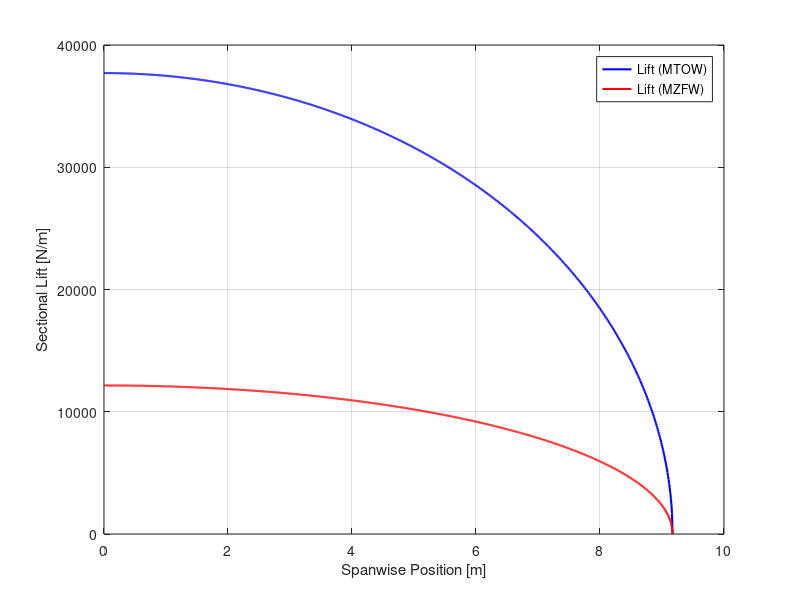
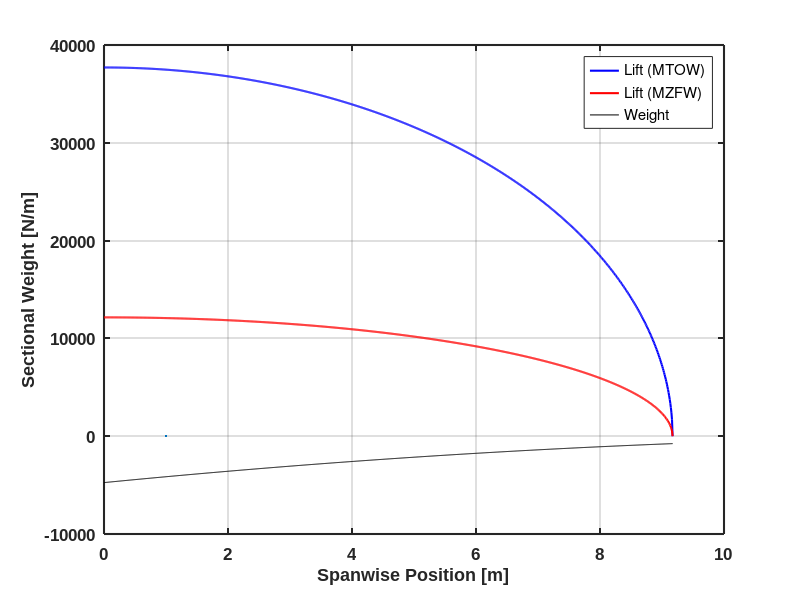
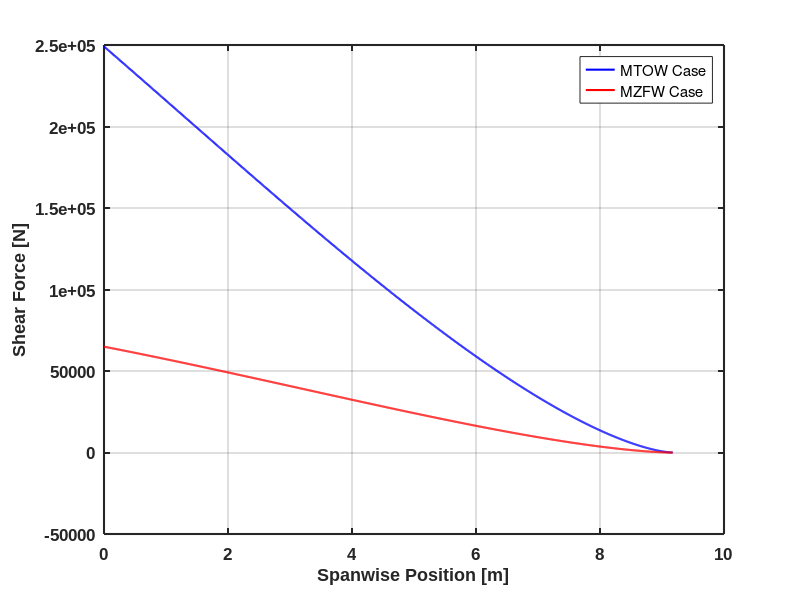

Reproduce these figures in MATLAB, in order. (Note: this script raises an error after producing the figures.)
clear
clc
bluez=[0 0 1];
redz=[1 0 0];
greenz=[0 0.75 0];
lilaz=[0.75 0 0.75];
orangz=[1 0.5 0];
colorz={bluez, redz, greenz, orangz, lilaz};
n=1000; 
% Horizontal stabiliser planform dimensions:
S_ref = 482;
S=58; 
AR=5.8; 
lambda=0.4; 
bperp=sqrt(AR*S); % Span (perpendicular to fuselage)
sweep=35.155; 
b=bperp/cosd(sweep); % Length of wing
s=bperp/2; 
yspan = linspace(0,bperp/2,1000);% Getting spanwise points from root to tip
yroot=0; 
ytip=b/2;
save('yspan_htail', 'yspan')

xcg=36;
xcg_zf = 35.6;
xw=35.3;
% Getting chord distribution:
croot=(2*S)/(bperp*(1+lambda));
ctip=lambda*croot; 
c=((ctip-croot)/s).*yspan + croot;
xh=56; % Assuming ac is at 1/4 chord point

%% Getting total lift of horizontal stabilisers

% Getting lift from wings:
g=9.81; 
ULF=3.75; % Ultimate load factor (n=1.5*2.5=3.75)
MTOW=353000*g; 
MZFW = 162976*g; 
Lw=ULF*MTOW; 
Lw_zf = ULF*MZFW;

% Getting moment (lever) arms:
leverw=xcg-xw; 
leverh=xh-xcg; 

leverw_zf=xcg_zf-xw; 
leverh_zf=xh-xcg_zf; 

VD=214.06; % Dive speed (m/s, IAS)
VA = 171.25;
Cm0=-0.131; 
M0w=0.5*1.225*VD^2*S_ref*Cm0; % Zero lift pitching moment from wings
M0w_A=0.5*1.225*VA^2*S_ref*Cm0;

Lh=(Lw*leverw-M0w)/leverh; 
Lh_zf=(Lw_zf*leverw_zf-M0w)/leverh_zf; 

% SINCE SYMMETRICAL, ONLY NEED TO CONSIDER ONE WING:
Lh2=0.5*Lh; % Lift of one horizontal stabiliser in N
Lh2_zf=0.5*Lh_zf;

% Assuming elliptical distribution
LSecMax=(4*Lh2)/(pi*s); % in N
LSecMax_zf=(4*Lh2_zf)/(pi*s);

LSec=sqrt((LSecMax^2)*(1-(yspan.^2/s^2))); % Sectional lift at each spanwise point
LSec_zf=sqrt((LSecMax_zf^2)*(1-(yspan.^2/s^2)));

figure
box on
set(findobj(gcf,'type','axes'),'FontName','Arial','FontSize',12,'FontWeight','Bold', 'LineWidth', 1.5);

plot(yspan,LSec,'-b','LineWidth',1.5)
hold on
plot(yspan,LSec_zf,'-r','LineWidth',1.5)
xlabel('Spanwise Position [m]')
ylabel('Sectional Lift [N/m]')
legend('Lift (MTOW)','Lift (MZFW)')
grid on

hold off

lift=trapz(yspan,LSec)
lift2=trapz(yspan,LSec_zf)
%INERTIA

W=ULF*0.5*1230*g; % Weight of one horizontal stabiliser 

semispan = bperp/2;
S1 = 6.96;
S2 = S1*(lambda)^2;
WingBox_Volume = 1/3*(S1+S2+(S1*S2)^(1/2))*semispan;

Area_Span = (S1*(lambda^2-2*lambda+1))*(yspan./semispan).^2 + (S1*(-2+2*lambda)).*(yspan./semispan) + S1;
WingW_Span = ((W)/WingBox_Volume).*Area_Span;
wSec = WingW_Span;
wSecMax=(2*W)/(s*(ctip/croot + 1))
wSecMin=(ctip/croot)*wSecMax

figure
box on
set(findobj(gcf,'type','axes'),'FontName','Arial','FontSize',12,'FontWeight','Bold','LineWidth', 1.5);

hold on
plot(yspan,LSec,'-b','LineWidth',1.5)
plot(yspan,LSec_zf,'-r','LineWidth',1.5)
plot(yspan,-WingW_Span,'-k',LineWidth=1.5)
xlabel('Spanwise Position [m]')
ylabel('Sectional Weight [N/m]')
grid on
legend('Lift (MTOW)','Lift (MZFW)','Weight')

hold off

dy=yspan(2);

for z=1:length(yspan) % z is spanwise coordinate but starting at the tip
    Shear(z) = dy*sum(LSec(length(LSec)-z+1:length(LSec))) - dy*sum(wSec(length(wSec)-z+1:length(wSec)));
    Shear_zf(z) = dy*sum(LSec_zf(length(LSec_zf)-z+1:length(LSec_zf))) - dy*sum(wSec(length(wSec)-z+1:length(wSec)));
end

% Flipping Shear to a coordinate system which starts from the root
Shear2=flip(Shear);
Shear2_zf=flip(Shear_zf);

figure
box on
set(findobj(gcf,'type','axes'),'FontName','Arial','FontSize',12,'FontWeight','Bold', 'LineWidth', 1.5);
hold on
plot(yspan,Shear2,'-b','LineWidth',1.5)
plot(yspan,Shear2_zf,'-r','LineWidth',1.5)
xlabel('Spanwise Position [m]')
ylabel('Shear Force [N]')
legend('MTOW Case','MZFW Case')
grid on
hold off



save('shear_force_htail.mat','Shear2','Shear2_zf','yspan')

%% Getting bending moment distribution of horizontal stabiliser 

for i=1:length(yspan) 
    BeamLift = dy*sum(LSec(length(LSec)-i+1:length(LSec))); 
    BeamLift_zf = dy*sum(LSec_zf(length(LSec_zf)-i+1:length(LSec_zf)));
    BeamWeight = dy*sum(wSec(length(wSec)-i+1:length(wSec))); 
    currentw = wSec(length(wSec)-i+1); 
    % Moment due to lift:
    MLift=(4/(3*pi))*BeamLift*(yspan(length(yspan))-yspan(length(yspan)-i+1));
    MLift_zf=(4/(3*pi))*BeamLift_zf*(yspan(length(yspan))-yspan(length(yspan)-i+1));
    % Moment due to weight:
    MWeight=((2*wSecMin+currentw)/(3*(wSecMin +currentw)))*BeamWeight*(yspan(length(yspan))-yspan(length(yspan)-i+1));
    % Bending Moment:
    BM(i)=MWeight - MLift;
    BM_zf(i)=MWeight - MLift_zf;
end

% Flipping BM to a coordinate system which starts from the root:
BM2=flip(BM);


BM2_zf=flip(BM_zf);



figure
box on
set(findobj(gcf,'type','axes'),'FontName','Arial','FontSize',12,'FontWeight','Bold', 'LineWidth', 1.5);
hold on
grid on
plot(yspan,BM2,'-b','LineWidth',1.5)
plot(yspan,BM2_zf,'-r','LineWidth',1.5)
xlabel('Spanwise Position [m]')
ylabel('Bending Moment [Nm]')
legend('MTOW Case','MZFW Case')
hold off

save("bm_htail", "BM2_zf")

%% Getting torque distribution of horizontal stabiliser

AC=0.25; 
FA=0.45; % Flexural analysis
CG=0.391809984147464; 

% Finding torque distribution:
for i=1:length(yspan)
    SectionLiftMoment(i)=LSec(length(LSec)-i+1)*((FA-AC)*c(length(c)-i+1)); 
    SectionLiftMoment_zf(i)=LSec_zf(length(LSec)-i+1)*((FA-AC)*c(length(c)-i+1));
    SectionWeightMoment(i)=wSec(length(wSec)-i+1)*((CG-FA)*c(length(c)-i+1));
    TorqueSec(i)=SectionLiftMoment(i)+SectionWeightMoment(i); 
    Torque(i)= dy*sum(TorqueSec(length(TorqueSec)-i+1:length(TorqueSec))); 
    TorqueSec_zf(i)=SectionLiftMoment_zf(i)+SectionWeightMoment(i); 
    Torque_zf(i)= dy*sum(TorqueSec_zf(length(TorqueSec_zf)-i+1:length(TorqueSec_zf))); 
end

Torque2=flip(Torque);
Torque2_zf=flip(Torque_zf);


figure
box on
set(findobj(gcf,'type','axes'),'FontName','Arial','FontSize',12,'FontWeight','Bold', 'LineWidth', 1.5);
hold on
grid on
plot(yspan,Torque2,'-b','LineWidth',1.5)
plot(yspan,Torque2_zf,'-r','LineWidth',1.5)
xlabel('Spanwise Position [m]')
ylabel('Torque [Nm]')
ylim([0,200000])
xlim([0,10])
legend('MTOW Case','MZFW Case')
hold off

torqueData = Torque2;                     
save("torque_htail.mat", "torqueData"); 
maxvalue = [max(abs([Shear,Shear2_zf])),max(abs([BM2,BM2_zf])),max(abs([Torque,Torque_zf]))]

%wing box geometry & load estimation input

yspan = load("yspan_htail.mat"); %array of y coords spanwise from load code
yspan = yspan.yspan;
bm = load("bm_htail.mat"); %array of bending moment from root to tip in Nm from load code
bm = bm.BM2_zf;

%material properties (whatever the material is here!) 
E_r = 84; %Young's modulus (GPa) of ribs
E = 74.8e9; %Young's modulus (Pa) of skin
sigma_y_r = 450; %yield stress (MPa) of ribs
sigma_y = 756; %yield stress (MPa) of skin-stringer

n_ribs = 20;
b_h =14.1/2;
L = b_h/n_ribs %Rib spacing in m

%Wing parameters
%wing parameter

%wing chord distribution starting at the wing-fuselage intersection
syms y
c(y) = 7.5 + (3.0 - 7.5)*(y/7.05); %for our tailplane HT

% defining span stations
s_station = linspace(0, b_h, n_ribs);

% defining new bm matching the span stations
bm_new = abs(spline(yspan, bm, s_station));

c_box = double(vpa(0.5 * c(s_station))); %wingbox width (m)
b_box = double(vpa(0.0942 * c(s_station))); %wingbox average height (m)
N = bm_new./(c_box.*b_box); %compressive stress in N/m


%1. Initial buckling
t_init = ((N .* b_box.^2)./(3.62 * E)).^(1/3) * 1000; 
cr_stress = N./(1000*t_init); 
area_init = c_box .* t_init .* 1000; 


%2. Design panel size and stringer size
n_st = 22;
W = [];
for j = 1:length(n_st)
%initialising the input values
n = n_st(j); %number of panels
ts = 1.5; %stringer thickness in mm
h = 32; %stringer web height in mm
f2w = 0.3; %stringer flange to web ratio (this is typically 0.3 in the lectures, but higher values exist such as 0.4 and 0.5 in the ESDU database.)

%calculations from the inputs
d = f2w * h; %flange width of stringer
As = (h + (2*d)) * ts; %cross-sectional area of the stringer
b = c_box/n * 1000; %panel width in mm

%3. Use initial buckling of panel to find skin thickness
t = 1000 .* ((N .* (b/1000).^2) ./ (3.62 * E)) .^ (1/3); %skin thickness with stringers added in mm
cr_s0 = N./(1000*t); %critical buckling stress in N/mm^2 (sigma0)
t_e = t + As./b; %panel effective thickness in mm (smeared thickness?)
As_e = b .* n .* t_e; %panel effective area in mm^2

%R_t = ts./t; %ratio of ts/t
R_t = ts./t(1)
%R_b = As./b./t; %ratio of As/bt
R_b = As./(b(1).*t(1))


%--- Calculate the ratios ---
% Use the first element of t and b for the current design point
R_t = ts ./ t(1);   % ratio of stringer thickness to skin thickness
R_b = As ./ (b(1) * t(1));  % ratio of stringer area to (panel width * skin thickness)

% Clamp R_t to the valid range for the Catchpole diagram
R_t = max(min(R_t, 1.4), 0.4);
% Optionally, ensure R_b is within the range [0, 1.2]:
R_b = max(min(R_b, 1.2), 0);

tableCF = readtable("catchpole_data.csv");

catchpoleBlock = tableCF(1:8, 1:10);
farrarBlock    = tableCF(9:16, 1:10);

catchpoledata_matrix = table2array(catchpoleBlock);
farrardata_matrix    = table2array(farrarBlock);

stressFactors = catchpoledata_matrix(2:end, 2:end);  % for Catchpole
f_testing     = farrardata_matrix(2:end, 2:end);        % for Farrar

X_grid = [0, 0.2, 0.4, 0.6, 0.8, 1, 1.2];             % 7 points (for R_b)
Y_grid = [0.4, 0.5, 0.6, 0.7, 0.8, 0.9, 1, 1.2, 1.4];   % 9 points (for R_t)

%% Interpolate the diagram values
% Transpose the matrices so that they are 9×7, matching [length(Y_grid) x length(X_grid)]
R_sigma = interp2(X_grid, Y_grid, stressFactors', R_b, R_t);
F       = interp2(X_grid, Y_grid, f_testing',    R_b, R_t);

% Compute the adjusted critical buckling stress:
cr_stress1 = R_sigma .* cr_s0;


%5. Getting FARRAR efficiency for each span station

mean_stress = F.*sqrt((N .* E*10^9)./ L) * 10^-6;
L = N(1) * E / (cr_stress1(1) * 10^6/F)^2 % length in m

end

%7. Plotting for skin thickness and stress distribution
t_step = ceil(t*2)/2;

figure
hold on
plot(s_station, t, '--r', 'LineWidth', 1.5)
stairs(s_station ,t_step, 'b', 'LineWidth', 1.5)
grid minor
xlabel("Span length [m]")
ylabel("Skin thickness [mm]")
xlabel(get(get(gca,'XLabel'),'String'),'Interpreter','latex');
ylabel(get(get(gca,'YLabel'),'String'),'Interpreter','latex');
lg = legend("Theoretical skin thickness [mm]", "Manufactured skin thickness [mm]");
% Set global properties for all axes
set(findobj(gcf, 'type', 'axes'),'FontSize', 13, 'FontWeight', 'Bold', 'LineWidth', 1);
set(findobj(gcf, 'type', 'line'), 'LineWidth', 1.5);
set(lg, 'Interpreter','latex');
xlim([0 b_h-0.01])
ylim([0 4])
hold off


%8. Interaction between shear and compression
yspan = linspace(0,b_h, 1000);

% 1) Load your torque .mat file
torqueData = load("torque_htail.mat");  % or whatever it's called
yspanTorque = yspan;
Tval        = torqueData.torqueData;         % torque array [N·m]

% 2) Interpolate torque to your stations
T_s = spline(yspanTorque, Tval, s_station);

% 3) Compute local q0 at each station
q0 = T_s ./ (2 .* c_box .* b_box .* 1000);   % [N/mm]

% 4) Shear stress from torque
s_q0 = q0 ./ t;  % [N/mm^2]

tresca_yield = 378

R_s = s_q0 ./ tresca_yield
R_c = cr_s0 ./ cr_stress1

check = R_s .^2 + R_c

figure
set(findobj(gcf,'type','axes'),'FontSize',12,'FontWeight','Bold', 'LineWidth', 1.5);
plot(s_station, check, 'b', 'LineWidth', 1.5 )
grid minor
xlabel("Span length (m)", Interpreter="latex")
ylabel("$R_s^2 + R_c$ (mm)", Interpreter="latex")
xlim([0 5.2])
% Set global properties for all axes
set(findobj(gcf, 'type', 'axes'),'FontSize', 13, 'FontWeight', 'Bold', 'LineWidth', 1);
set(findobj(gcf, 'type', 'line'), 'LineWidth', 1.5);
set(lg, 'Interpreter','latex');
xlabel(get(get(gca,'XLabel'),'String'),'Interpreter','latex');
ylabel(get(get(gca,'YLabel'),'String'),'Interpreter','latex');
box on
% Skin-stringer panel weight
rho = 2850; % density of AL2024 in kg/m^3
skin_stringer_weight = sum(As_e .* L * rho / 1e6); % weight in kg

% Load Shear Force and Torque Data for the horizontal tail
shearData_ht = load("shear_force_htail.mat"); % Shear force along span
torqueData_ht = load("torque_htail.mat");     % Torque along span

% Display available field names (optional check)
disp(fieldnames(shearData_ht));
disp(fieldnames(torqueData_ht));

% Extract shear and torque data
shear_span_ht = shearData_ht.yspan;
shear_force_ht = shearData_ht.Shear2;


% Interpolate shear force and torque to match horizontal tail span stations
V_new_ht = spline(shear_span_ht, shear_force_ht, s_station); 
T_new_ht = T_s

% Define Material Properties for Spar Webs
E_Aluminium = 72.5;   % GPa (Al2024)
Ks_spar     = 8.5;    % Buckling coefficient for spars

% Preallocate Arrays for Web Thickness at Front and Rear Spars
t_FS_ht = zeros(size(s_station)); % Front Spar Theoretical
t_RS_ht = zeros(size(s_station)); % Rear Spar Theoretical

% Compute Spar Web Thickness using Buckling Formula
for i = 1:length(s_station)
    % Shear flows [N/mm] for front and rear spars
    q0_ht = T_new_ht(i) / (2 * c_box(i) * b_box(i) * 1000); 
    q2_ht = V_new_ht(i) / (2 * b_box(i) * 1000);

    q_FS_ht = q2_ht + q0_ht;  % Front spar
    q_RS_ht = q2_ht - q0_ht;  % Rear spar

    % Spar Web Thickness Calculation from Buckling Formula (in mm)
    t_FS_ht(i) = (q_FS_ht * 1000 * b_box(i) / (Ks_spar * E_Aluminium * 1e9))^(1/3) * 1000;
    t_RS_ht(i) = (q_RS_ht * 1000 * b_box(i) / (Ks_spar * E_Aluminium * 1e9))^(1/3) * 1000;
end

% Define Manufactured Thickness (Rounded to Nearest 0.5mm)
t_FS_manu = ceil(t_FS_ht * 2) / 2;  % Manufactured Front Spar
t_RS_manu = ceil(t_RS_ht * 2) / 2;  % Manufactured Rear Spar
spar_weight = sum((t_FS_manu + t_RS_manu) .* b_box .* L * rho / 1e6); % weight in kg
%% Plot Spar Web Thickness Distribution for Horizontal Tailplane
figure
hold on

% Theoretical Thickness (Smooth Lines)
plot(s_station, t_FS_ht, '--b', 'LineWidth', 1.5, 'DisplayName','Theoretical Front Spar')
plot(s_station, t_RS_ht, '--r', 'LineWidth', 1.5, 'DisplayName','Theoretical Rear Spar')

% Manufactured Thickness (Step Plot)
stairs(s_station, t_FS_manu, '-b', 'LineWidth', 2, 'DisplayName','Manufactured Front Spar')
stairs(s_station, t_RS_manu, '-r', 'LineWidth', 2, 'DisplayName','Manufactured Rear Spar')

hold off
grid minor
xlabel("Spanwise Location (m)", 'Interpreter','latex', 'FontSize', 14)
ylabel("Spar Web Thickness (mm)", 'Interpreter','latex', 'FontSize', 14)
legend('Location','best','Interpreter','latex', 'FontSize', 12)
title("Spar Web Thickness Distribution - Horizontal Tailplane",'Interpreter','latex', 'FontSize', 14)

disp("=== Spar Web Thickness Calculation for H-Tail Completed ===");

%Rib Design
% iterating through number of ribs for the weight optimisation
%n_ribs = 15:1:30;
% rib_array = 0.05:0.05:0.7;
rib_array = 0.44;


for i = 1 : length(rib_array)
L = rib_array(i);
% no. of ribs
n_ribs = b_h/L;

% defining span stations
s_station = linspace(0,b_h, n_ribs);

%wing chord distribution starting at the wing-fuselage intersection
syms y
c(y) = 7.5 + (3.0 - 7.5)*(y/7.05);
chord = double(vpa(c(s_station)));

% defining new bm matching the span stations
bm_new = spline(yspan, bm, s_station);

%solve this problem of bm_new at the end going to the negative which causes
%problems of having complex number later on

c_box = double(vpa(0.5 .* chord)); %wingbox width
b_box = double(vpa(0.0942 .* chord)); %wingbox average height (m)
N = bm_new./(c_box.*b_box); %compressive stress in N/m

%1. Rib thickness
% calculating effective skin thickness
n = 16; %number of panels
ts = 1.5; %stringer thickness in mm
h = 32; %stringer web height in mm
f2w = 0.3; %stringer flange to web ratio (this is typically 0.3 in the lectures, but higher values exist such as 0.4 and 0.5 in the ESDU database.)

%calculations from the inputs
FARRAR = 0.75;
d = f2w * h; %flange width of stringer
As = (h + (2*d)) * ts; %cross-sectional area of the stringer
b = c_box/n * 1000; %panel width in mm
t = 1000 .* ((N .* (b/1000).^2) ./ (3.62 * E)) .^ (1/3); %skin thickness with stringers added in mm
t_e = t + As./b; %panel effective thickness in mm (smeared thickness?)
As_e = b .* n .* t_e; %panel effective area in mm^2

%% Calculating the second moment of area of skin panel

Is = ((c_box.*(t_e./1000).^3)/12) + (c_box.*(t_e./1000).*(b_box./2).^2);

% Calculating crush load

crush_load = ((bm_new.^2) .* L .* b_box .* (t_e./1000) .* c_box) ./ (2 .* E_r*10^9 .* (Is.^2)); 

% rib thickness from buckling stress
t_rib_b = ((crush_load .* b_box.^2) ./ (3.62 * E_r * 10^9 .* c_box)) .^(1/3) .* 1000 % in mm

% rib thickness from yield stress
t_rib_y = (crush_load ./ ((sigma_y_r*10^6) .* c_box)) * 1000; %(mm)

% crush stress in 
sigma_crit(i) = max(FARRAR .* sqrt((N .* E) ./ L));

%t_smeared_total = t_e + (((b_box./1000) .* t_rib_b) ./ (L / 1000));

rho = 2765; %density of skin material in kg/m^3
rho_r = 2765; %density of rib material in kg/m^3
rib_weight = sum(t_rib_b .* b_box .* L * rho_r / 1e6); % weight in kg

end



figure
hold on
plot(s_station, t_rib_b,'xB',"LineWidth",1.5, 'MarkerSize',6)
plot(s_station, ones(1, length(s_station)), 'xr')
ylim([0 1.3])
xlim([0 b_h])
grid minor
ylabel("Rib Thickness (mm)",'Interpreter','latex')
xlabel("Spanwise location (m)",'Interpreter','latex')
lg = legend(' Theoretical thickness (mm)', 'Manufactured thickness (mm)')
% Set global properties for all axes
set(findobj(gcf, 'type', 'axes'),'FontSize', 13, 'FontWeight', 'Bold', 'LineWidth', 1);
set(findobj(gcf, 'type', 'line'), 'LineWidth', 1.5);
xlabel(get(get(gca,'XLabel'),'String'),'Interpreter','latex');
ylabel(get(get(gca,'YLabel'),'String'),'Interpreter','latex');
set(lg, 'Interpreter','latex');

box on
hold off

%D-section design
N = 20; % number of pseudo-ribs;
t_guess = 1 ;% mm
t1 = t_guess.*ones(1,N); % guess d cell thickness array , mm

%Shear calculation
semi_span =  b_h; % wing semi span outside fuselage, m
bref = 0:(semi_span/N):semi_span - (semi_span/N);
E =  79.8*10^3; %Young's modulus, MPa

box_h = b_box(1) ; % wing box height, m
tresca_stress = 320 % yield shear stress for Al 2090, MPa

a = semi_span/(N+1) % d cell span length, m

%wing chord distribution starting at the wing-fuselage intersection
syms y
c(y) = 7.5 + (3.0 - 7.5)*(y/7.05); %for our tailplane HT

b = double(0.15 .* c(bref)); % width of d cell, m


R = double(0.5.*((b.^2)./(box_h/2) + (box_h/2)^2./b)); % average radius of curvatures array, m

a/b(1)
b(1)/a

coeff_1 = b./sqrt(R(1).*(t1./1000))  % for a > b
coeff_2 = a./sqrt(R(1).*(t1./1000)) % for a < b


%Getting Ks from plot
x = [0, 2, 4, 6 ,8 ,10, 12, 14];
y = [9, 12, 17, 23, 29, 37, 45, 54];

Ks = abs(spline(x,y,coeff_1))


tau_crit = Ks(1).*E.*(t1(1)./(b(1).*1000)).^2 % critical buckling stress array, MPa, we want tau_crit = tresca_stress

t_req = sqrt(tresca_stress./(Ks.*E)).*b*1000

%Plotting
figure
set(findobj(gcf,'type','axes'),'FontSize',20,'FontWeight','Bold', 'LineWidth', 1.5);
plot(bref, t_req, 'xk', LineWidth=1.5)
grid minor
xlabel('Span length (m)', Interpreter="latex", FontSize=14)
ylabel("Pseudo-ribs thickness (mm)", Interpreter="latex", FontSize=12)
xlim([0 7.05])
box on


%WING PLOT
semispan_vt = 14.1/2;
n = 500;
rib_no = 14;
stringer_no = 17;

lambda = 0.4;
sweep_v_quarter = 31.6;
wing_root_vt = 6.4;
wing_tip_vt = 0.4*6.8;
sweep_v_LE = atand(tand(sweep_v_quarter) - (4 / 1.6) * ((0 - 25) / 100) * ((1 - lambda) / (1 + lambda)));
fspar_pos = 0.2;
rspar_pos = 0.7;

rib_pos = linspace(0,semispan_vt,rib_no);

yspan_vt = linspace(0,semispan_vt,n);

LE_x = yspan_vt./tand(90-sweep_v_LE);

root_x = linspace(0,wing_root_vt,n);
root_y = zeros([1,n]);

tip_x = (semispan_vt/tand(90-sweep_v_LE))+linspace(0,wing_tip_vt,n);
tip_y = semispan_vt.*ones([1,n]);

TE_x = linspace(wing_root_vt,max(tip_x),n);

F_spar_x = linspace(fspar_pos*wing_root_vt,(semispan_vt/tand(90-sweep_v_LE))+fspar_pos*wing_tip_vt,n);
R_spar_x = linspace(rspar_pos*wing_root_vt,(semispan_vt/tand(90-sweep_v_LE))+rspar_pos*wing_tip_vt,n);

stringer_pos = linspace(fspar_pos*wing_root_vt,rspar_pos*wing_root_vt,stringer_no);
stringer_pos_tip = linspace(max(LE_x)+fspar_pos*wing_tip_vt,max(LE_x)+rspar_pos*wing_tip_vt,stringer_no);

figure 

%WING PLOTS:
plot(root_x,root_y,'k',LineWidth = 1.0)
hold on
grid on
plot(tip_x,tip_y,'k',LineWidth = 1.0)
plot(LE_x,yspan_vt,'k',LineWidth = 1.0)
plot(TE_x,yspan_vt,'k',LineWidth = 1.0)

%SPARS
plot(F_spar_x,yspan_vt,'Color','#FF0000',LineWidth = 2.5)
plot(R_spar_x,yspan_vt,'Color','#FF0000',LineWidth = 2.5)

%RIBS
for i = 2:rib_no-1
    line([rib_pos(i)/(tand(90-sweep_v_LE)),rib_pos(i)/(tand(90-sweep_v_LE))+rspar_pos*(wing_root_vt+rib_pos(i)*(wing_root_vt*(lambda-1))/(semispan_vt))],[rib_pos(i),rib_pos(i)],'Color','#0000FF','LineWidth',1.8)
end

%STRINGERS
for i = 2:stringer_no-1
    line([stringer_pos(i),stringer_pos_tip(i)],[0,semispan_vt],'Color','#00FF00','LineWidth',0.1)
end
h = zeros(3, 1);
h(1) = plot(NaN,NaN,Color = '#FF0000');
h(2) = plot(NaN,NaN,Color = '#0000FF');
h(3) = plot(NaN,NaN,Color = '#00FF00');
legend(h, 'H-Tail Spars','H-Tail Ribs','H-tail Stringers','Location','Northwest');

ylim([0,10])
set(findobj(gcf, 'type', 'axes'),'FontSize', 13, 'FontWeight', 'Bold', 'LineWidth', 0.05);
set(findobj(gcf, 'type', 'line'), 'LineWidth', 1.5);
xlabel(get(get(gca,'XLabel'),'String'),'Interpreter','latex');
ylabel(get(get(gca,'YLabel'),'String'),'Interpreter','latex');
lg = legend;
set(lg, 'Interpreter','latex');
ylim([0,8])
axis equal
grid on
xlabel('X Position (m)')
ylabel('Y Position (m)')
hold off
